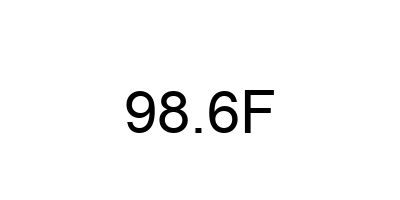
#> input picture synthetic_images/generated_readings/reading_0_98.6F.png, 400 x 200 px
$ python -i roi_detector.py   (imports and definitions only)
#> lines starting #> are read from the running program, lines starting #| are printed output that depends on the picture; after the words box and inside, x2 and y2 are one past the last pixel; in counts of white or black regions, pixels touching at a corner belong together
#> further down, picture is the input picture: shape (200, 400, 3); min 0, max 255, mean 248
import cv2
import numpy as np
from typing import List, Tuple, Optional
from dataclasses import dataclass

@dataclass
class DisplayRegion:
    """Class to hold information about a detected display region."""
    x: int
    y: int
    width: int
    height: int
    confidence: float
    is_lcd: bool = False

class ROIDetector:
    """Detects regions of interest (displays) in medical device images."""

    def __init__(self,
                 min_area: int = 500,
                 max_area: int = 300000,
                 aspect_ratio_range: Tuple[float, float] = (0.2, 4.0)):
        """
        Initialize ROI detector with configuration parameters.

        Args:
            min_area: Minimum area for a valid display region
            max_area: Maximum area for a valid display region
            aspect_ratio_range: Valid range for width/height ratio
        """
        self.min_area = min_area
        self.max_area = max_area
        self.aspect_ratio_range = aspect_ratio_range

    def detect_displays(self, image: np.ndarray) -> List[DisplayRegion]:
        """
        Detect display regions in the image.

        Args:
            image: Input image (BGR format)

        Returns:
            List[DisplayRegion]: List of detected display regions
        """
        # Handle empty or invalid images
        if image is None or image.size == 0:
            return []

        # Convert to grayscale
        gray = cv2.cvtColor(image, cv2.COLOR_BGR2GRAY)

        # Apply Gaussian blur to reduce noise
        blurred = cv2.GaussianBlur(gray, (5, 5), 0)
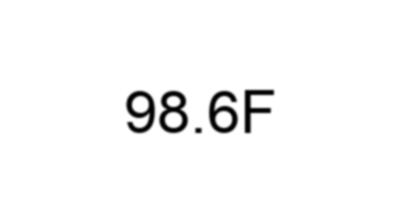
#> blurred: shape (200, 400); min 0, max 255, mean 248

        # Apply adaptive thresholding
        thresh = cv2.adaptiveThreshold(
            blurred, 255, cv2.ADAPTIVE_THRESH_GAUSSIAN_C,
            cv2.THRESH_BINARY_INV, 11, 2
        )
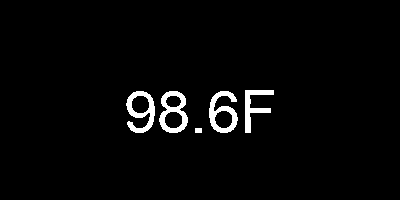
#> thresh: shape (200, 400); 2.8% white; 5 white regions

        # Find contours
        contours, _ = cv2.findContours(
            thresh, cv2.RETR_EXTERNAL, cv2.CHAIN_APPROX_SIMPLE
        )
#> contours = 5 contours; box (x1, y1, x2, y2) and area: (159, 91, 188, 133) 880, (209, 91, 238, 133) 727, (126, 91, 155, 133) 726, (245, 90, 274, 133) 370, (195, 128, 202, 133) 24

        # Filter and process contours
        display_regions = []
        for contour in contours:
            # Get bounding rectangle
            x, y, w, h = cv2.boundingRect(contour)
            area = w * h
            aspect_ratio = w / h if h > 0 else 0

            # Check if region meets criteria
            if (self.min_area <= area <= self.max_area and
                self.aspect_ratio_range[0] <= aspect_ratio <= self.aspect_ratio_range[1]):

                # Calculate confidence based on shape regularity
                confidence = self._calculate_confidence(contour, area)

                # Check if region looks like an LCD display
                is_lcd = self._is_lcd_display(gray[y:y+h, x:x+w])

                display_regions.append(DisplayRegion(
                    x=x, y=y, width=w, height=h,
                    confidence=confidence,
                    is_lcd=is_lcd
                ))
#> this loop made 5 passes
#> (area, aspect_ratio, perimeter in _calculate_confidence, circularity in _calculate_confidence) on passes 2 to 5: (1218, 0.69, 174.4, 0.503), (1218, 0.69, 133.9, 0.854), (1218, 0.69, 174.6, 0.502), (1247, 0.674, 182.5, 0.471)
#> (contour, area, aspect_ratio) on pass 1: ([[195, 128], [195, 132], [201, 132], [201, 128]], 35, 1.4)
#> after the loop, display_regions = 4 items

        # Sort regions by confidence
        display_regions.sort(key=lambda r: r.confidence, reverse=True)

        return display_regions

    def _calculate_confidence(self, contour: np.ndarray, area: int) -> float:
        """
        Calculate confidence score for a detected region.

        Args:
            contour: Region contour
            area: Region area

        Returns:
            float: Confidence score (0-100)
        """
        # Calculate contour properties
        perimeter = cv2.arcLength(contour, True)
        if perimeter == 0:
            return 0.0

        # Calculate shape regularity
        circularity = 4 * np.pi * area / (perimeter * perimeter)

        # Calculate rectangularity
        x, y, w, h = cv2.boundingRect(contour)
        rect_area = w * h
        rectangularity = area / rect_area if rect_area > 0 else 0

        # Combine metrics into confidence score
        confidence = (circularity * 0.3 + rectangularity * 0.7) * 100
        return min(max(confidence, 0), 100)

    def _is_lcd_display(self, region: np.ndarray) -> bool:
        """
        Check if a region looks like an LCD display.

        Args:
            region: Grayscale image region

        Returns:
            bool: True if region appears to be an LCD display
        """
        if region.size == 0:
            return False

        # Calculate histogram
        hist = cv2.calcHist([region], [0], None, [256], [0, 256])
        hist = hist.flatten() / hist.sum()

        # Even more lenient criteria for LCD detection
        distinct_values = np.count_nonzero(hist > 0.005)  # Count significant peaks
        contrast = np.std(region) / 128.0  # Normalized contrast
        mean_intensity = np.mean(region)

        # LCDs are often mid-gray, high contrast, not too many distinct values
        return (distinct_values <= 40 and contrast > 0.12 and 80 < mean_intensity < 220)

    def draw_regions(self, image: np.ndarray, regions: List[DisplayRegion]) -> np.ndarray:
        """
        Draw detected regions on the image for visualization.

        Args:
            image: Original image
            regions: List of detected regions

        Returns:
            np.ndarray: Image with regions drawn
        """
        result = image.copy()

        for region in regions:
            # Draw rectangle
            color = (0, 255, 0) if region.is_lcd else (0, 0, 255)
            cv2.rectangle(
                result,
                (region.x, region.y),
                (region.x + region.width, region.y + region.height),
                color,
                2
            )

            # Add confidence score
            cv2.putText(
                result,
                f"{region.confidence:.1f}%",
                (region.x, region.y - 5),
                cv2.FONT_HERSHEY_SIMPLEX,
                0.5,
                color,
                1
            )

        return result

>>> import cv2
>>> picture = cv2.imread('../../synthetic_images/generated_readings/reading_0_98.6F.png')
>>> result = ROIDetector().detect_displays(picture)
#> result = 4 items

$ run again, on synthetic_images/generated_readings/reading_10_HR 85bpm.png
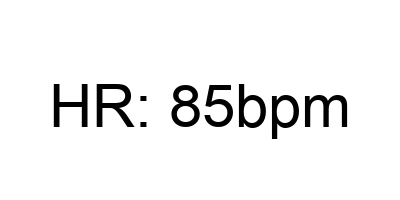
#> input picture synthetic_images/generated_readings/reading_10_HR 85bpm.png, 400 x 200 px
#> picture is the input picture: shape (200, 400, 3); min 0, max 255, mean 241.9
#> in detect_displays, `blurred = cv2.GaussianBlur(gray, (5, 5), 0)`:
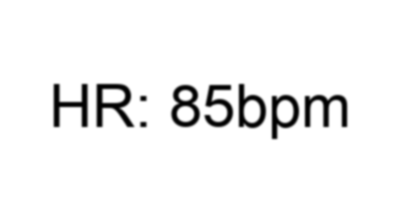
#> blurred: shape (200, 400); min 0, max 255, mean 241.9
#> in detect_displays, `thresh = cv2.adaptiveThreshold( blurred, 255, cv2.ADAPTIVE_THRESH_GAUS..`:
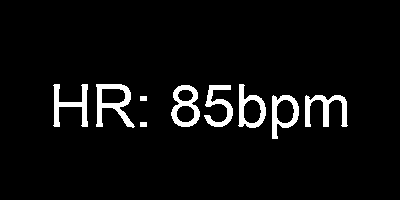
#> thresh: shape (200, 400); 5.1% white; 9 white regions
#> contours = 9 contours; largest, box (x1, y1, x2, y2) and area: (96, 84, 135, 128) 909, (171, 85, 200, 127) 880, (272, 95, 299, 139) 766, (238, 84, 266, 128) 766, (305, 95, 348, 127) 494
#> the loop in detect_displays, `for contour in contours:` made 9 passes
#> (area, aspect_ratio, perimeter in _calculate_confidence, circularity in _calculate_confidence) on passes 3 to 9: (1376, 1.34, 253.6, 0.269), (1188, 0.614, 141, 0.751), (1218, 0.69, 217, 0.325), (1218, 0.69, 133.9, 0.854), (1232, 0.636, 139, 0.801), (1716, 0.886, 199.1, 0.544), (1505, 0.814, 230.6, 0.356)
#> after the loop in detect_displays, `for contour in contours:`: display_regions = 7 items

$ run again, on synthetic_images/generated_readings/reading_11_90 BPM.png
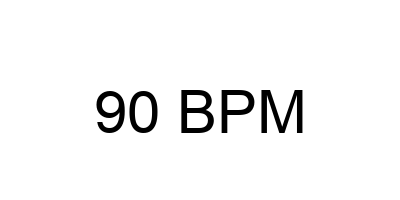
#> input picture synthetic_images/generated_readings/reading_11_90 BPM.png, 400 x 200 px
#> picture is the input picture: shape (200, 400, 3); min 0, max 255, mean 244.8
#> in detect_displays, `blurred = cv2.GaussianBlur(gray, (5, 5), 0)`:
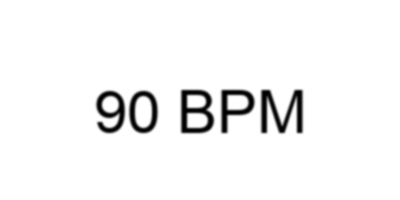
#> blurred: shape (200, 400); min 0, max 255, mean 244.8
#> in detect_displays, `thresh = cv2.adaptiveThreshold( blurred, 255, cv2.ADAPTIVE_THRESH_GAUS..`:
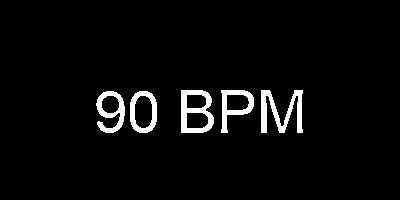
#> thresh: shape (200, 400); 4% white; 5 white regions
#> contours = 5 contours; box (x1, y1, x2, y2) and area: (181, 90, 214, 133) 1203, (130, 91, 157, 133) 925, (221, 90, 254, 133) 776, (96, 91, 125, 133) 726, (261, 90, 303, 133) 657
#> the loop in detect_displays, `for contour in contours:` made 5 passes
#> (area, aspect_ratio, perimeter in _calculate_confidence, circularity in _calculate_confidence) on passes 1 to 5: (1134, 0.643, 117.6, 1.03), (1218, 0.69, 174.6, 0.502), (1806, 0.977, 360.4, 0.175), (1419, 0.767, 142.6, 0.877), (1419, 0.767, 145.9, 0.837)
#> after the loop in detect_displays, `for contour in contours:`: display_regions = 5 items
